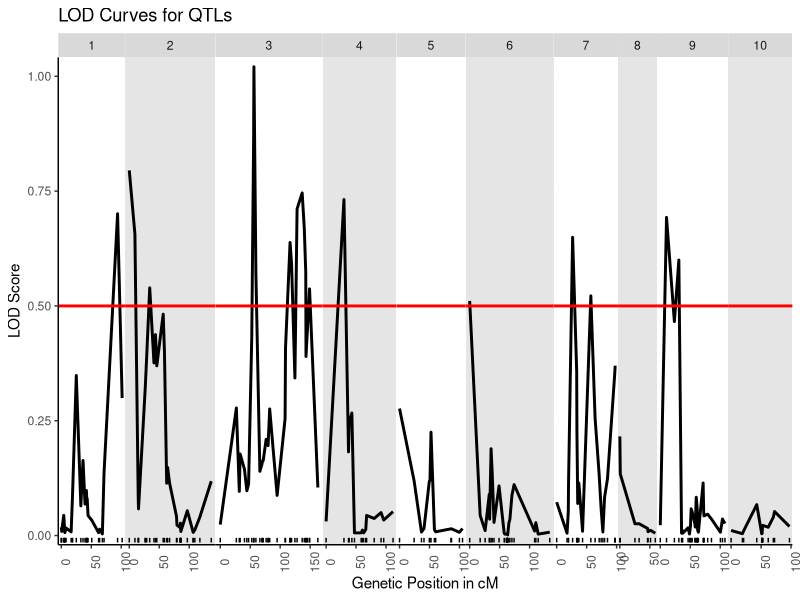

This chart was generated by the following R code:
# root_qtl.R

library(ggplot2)
library(grid)

setwd("~/Desktop/Lab/Maloof Lab/QTL_Visualization/")

qtl <- read.csv("chr_pos_lod_name.csv")

qtl$background.color <- "1"
qtl$background.color[(qtl$chr %% 2) == 0] <- "0"

ggplot(qtl) +
  facet_grid(~ chr, scales = "free_x", space = "free_x") + 
  geom_rect(aes(fill = background.color, xmin = -Inf, xmax = Inf, ymin = -0.02, ymax = Inf)) +
  geom_line(aes(pos, lod), size = 1) +
  geom_hline(yintercept = 0.50, color = "red", size = 1) +
  geom_segment(aes(x = pos, xend = pos, y = -0.005, yend = -0.015)) +
  scale_x_continuous(breaks = seq(0, 1000, by = 50)) +
  scale_y_continuous(expand = c(0, 0), limits = c(-0.02, max(qtl$lod * 1.02))) +
  scale_fill_manual(values = c("0" = "gray90", "1" = "white")) +
  theme(legend.position = "none",
        axis.text.x = element_text(angle = 90),
        axis.line=element_line(),
        panel.margin = unit(0, "cm")) +
  ggtitle("LOD Curves for QTLs") +
  xlab("Genetic Position in cM") +
  ylab("LOD Score")


# if num of chromosome is odd, 1 == gray90. otherwise, 1 == white
